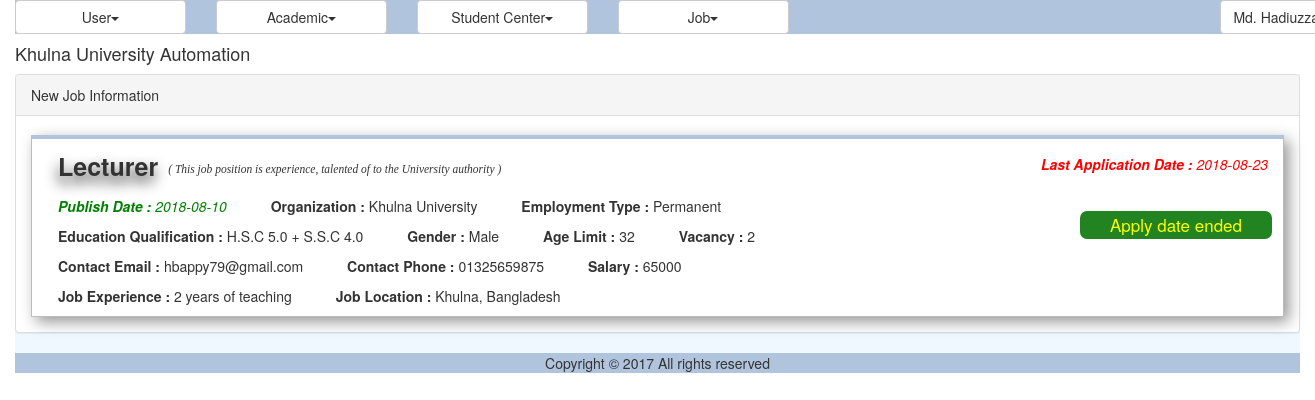
The page /web/src/DigitalUniversity/job_list.php (signed in) on the database as committed earlier.
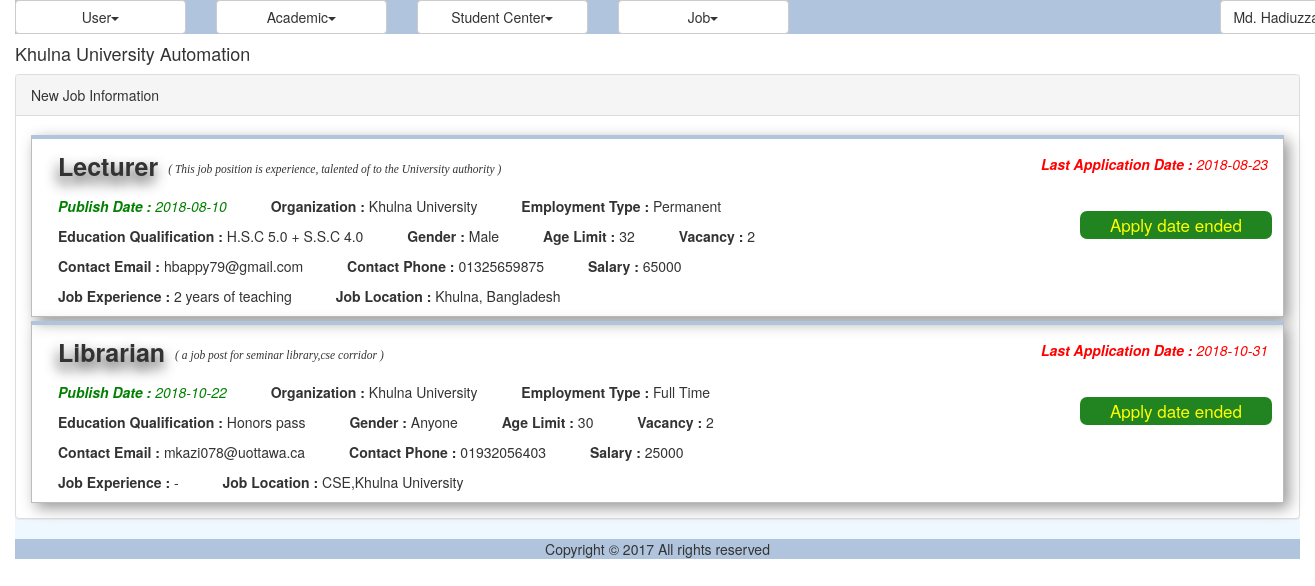
The same page on the database as committed later.
### tables this page shows
CREATE TABLE IF NOT EXISTS `jms_job` (
  `ID` int(11) NOT NULL AUTO_INCREMENT,
  `Title` varchar(100) NOT NULL,
  `Subtitle` varchar(100) NOT NULL,
  `PublishDate` date NOT NULL,
  `Organization` varchar(45) NOT NULL,
  `Qualification` varchar(500) NOT NULL,
  `Gender` varchar(45) NOT NULL,
  `AgeLimit` varchar(45) NOT NULL,
  `EmploymentType` varchar(45) NOT NULL,
  `NumberOfVacancy` int(11) NOT NULL,
  `Email` varchar(45) NOT NULL,
  `ContactNumber` varchar(45) NOT NULL,
  `Salary` varchar(45) DEFAULT NULL,
  `Location` varchar(255) DEFAULT NULL,
  `JobExperience` varchar(45) DEFAULT NULL,
  `LastDateOfApplication` date NOT NULL,
  PRIMARY KEY (`ID`)
);

### web/src/DigitalUniversity/util/class.util.inc (called while the page is built, shortened)
<?php
class ConfigUtil implements I_DBConfig, I_LogConfig, I_LanguageConfig{
	public static $s_instance;
	private $_host;
	private $_username;
	private $_password;
	private $_database;
	public static function getInstance() {
		if(!self::$s_instance) {
			self::$s_instance = new self();
		}
		return self::$s_instance;
	}
	private function readConfig(){
		$this->_ini_array = parse_ini_file(CONFIG.'system.ini');
		$this->_host =	$this->_ini_array['db_host'];
		$this->_username = $this->_ini_array['db_username'];
		$this->_password = $this->_ini_array['db_password'];
		$this->_database = $this->_ini_array['db_database'];
	}
	public function getDBHost(){
		return $this->_host;
	}
	public function getDBUserName(){
		return $this->_username;
	}
	public function getDBPassword(){
		return $this->_password;
	}
	public function getDBName(){
		return $this->_database;
	}
}
class DBUtil implements I_DBUtil {
	private static $s_instance;
	private $_host;
	private $_username;
	private $_password;
	private $_database;
	protected $_connection;
	protected $_result;
	public static function getInstance() {
		if(!self::$s_instance) {
			self::$s_instance = new self();
		}
		return self::$s_instance;
	}
	private function readDBConfig(){
		$_config = ConfigUtil::getInstance();
		$this->_host = $_config->getDBHost();
		$this->_username = $_config->getDBUserName();
		$this->_password = $_config->getDBPassword();
		$this->_database = $_config->getDBName();
	}
	private function setConnection(){
		$this->_connection = new mysqli($this->_host, $this->_username,
			$this->_password, $this->_database);
	}
	public function doQuery($sql) {
		$this->_result = $this->_connection->query($sql) or die(mysqli_error($this->_connection));
		return $this->_result;
	}
	public function getNumRows() {
		$this->_numRows = mysqli_num_rows($this->_result);
		return $this->_numRows;
	}
	public function getAllRows() {
		$rows = array();
		for($x = 0; $x < $this->getNumRows(); $x++) {
			$rows[] = mysqli_fetch_assoc($this->_result);
		}
		return $rows;
	}
}
class LogUtil{
	private static $s_instance;
	public static function getInstance(){
		if(!self::$s_instance) {
			self::$s_instance = new self();
		}
		return self::$s_instance;
	}
}
class LangUtil{
	private static $s_instance;
	public static function getInstance() {
		if(!self::$s_instance) {
			self::$s_instance = new self();
		}
		return self::$s_instance;
	}
}
?>

### web/src/DigitalUniversity/modules/job/ui/blade/view.job_list.blade.inc (called while the page is built, shortened)
<?php
include_once UTILITY.'class.util.inc';
include_once MODULES_JOB.'bao/class.job_list_bao.inc';
$_JobListBAO = new JobListBAO();
?>

### web/src/DigitalUniversity/modules/job/bao/class.job_list_bao.inc (called while the page is built, shortened)
<?php
include_once UTILITY.'class.util.inc';
include_once MODULES_JOB.'dao/class.job_list_dao.inc';
Class JobListBAO{
	private $_JobListDAO;
	public function __construct(){
		$this->_JobListDAO = new JobListDAO();
	}
	public function getAllJobs(){
		$Result = $this->_JobListDAO->getAllJobs();
		return $Result;
	}
}
?>

### web/src/DigitalUniversity/modules/job/dao/class.job_list_dao.inc (called while the page is built, shortened)
<?php
include_once COMMON.'class.common.inc';
include_once UTILITY.'class.util.inc';
include_once COMMON.'class.common.job.inc';
Class JobListDAO{
	private $_DB;
	public function __construct(){
		$this->_DB = DBUtil::getInstance();
	}
	public function getAllJobs(){
		$JobList = array();
		$this->_DB->doQuery("SELECT * FROM jms_job");
		$rows = $this->_DB->getAllRows();
		for($i = 0; $i < sizeof($rows); $i++) {
			$row = $rows[$i];
			$this->_Job = new Job();
		    $this->_Job->setID ( $row['ID']);
		    $this->_Job->setTitle ( $row['Title'] );
		    $this->_Job->setSubtitle ( $row['Subtitle'] );
		    $this->_Job->setPublishDate ( $row['PublishDate'] );
		    $this->_Job->setOrganization( $row['Organization'] );
		    $this->_Job->setQualification( $row['Qualification'] );
		    $this->_Job->setGender( $row['Gender'] );
		    $this->_Job->setAgeLimit ( $row['AgeLimit'] );
		    $this->_Job->setEmploymentType( $row['EmploymentType'] );
		    $this->_Job->setNumberOfVacancy( $row['NumberOfVacancy'] );
		    $this->_Job->setEmail( $row['Email'] );
		    $this->_Job->setContactNumber ( $row['ContactNumber'] );
		    $this->_Job->setSalary( $row['Salary'] );
		    $this->_Job->setLocation( $row['Location'] );
		    $this->_Job->setJobExperience( $row['JobExperience'] );
		    $this->_Job->setLastDateOfApplication( $row['LastDateOfApplication'] );
		    $JobList[]=$this->_Job;
		}
		$Result = new Result();
		$Result->setIsSuccess(1);
		$Result->setResultObject($JobList);
		return $Result;
	}
}
?>

### web/src/DigitalUniversity/common/class.common.inc (called while the page is built, shortened)
<?php
class Result{
    private $_IsSuccess=0;
    private $_ResultObject;
    public function setIsSuccess($IsSuccess){
        $this->_IsSuccess = $IsSuccess;
    }
    public function getIsSuccess(){
        return $this->_IsSuccess;
    }
    public function setResultObject($ResultObject){
        $this->_ResultObject = $ResultObject;
    }
    public function getResultObject(){
        return $this->_ResultObject;
    }
}
?>

### web/src/DigitalUniversity/common/class.common.job.inc (called while the page is built, shortened)
<?php
class Job{
    private $_Title;
    private $_Subtitle;
    private $_PublishDate;
    private $_Organization;
    private $_Qualification;
    private $_Gender;
    private $_AgeLimit;
    private $_EmploymentType;
    private $_NumberOfVacancy;
    private $_Email;
    private $_ContactNumber;
    private $_Salary;
    private $_Location;
    private $_JobExperience;
    private $_LastDateOfApplication;
    public function setTitle( $Title ) {
        $this->_Title = $Title;
    }
    public function getTitle() {
        return $this->_Title;
    }
    public function setSubtitle ( $Subtitle ) {
        $this->_Subtitle = $Subtitle;
    }
    public function getSubtitle () {
        return $this->_Subtitle;
    }
    public function setPublishDate ( $PublishDate ) {
        $this->_PublishDate = $PublishDate;
    }
    public function getPublishDate () {
        return $this->_PublishDate;
    }
    public function setOrganization ( $Organization ) {
        $this->_Organization = $Organization;
    }
    public function getOrganization () {
        return $this->_Organization;
    }
    public function setQualification ( $Qualification ) {
        $this->_Qualification = $Qualification;
    }
    public function getQualification () {
        return $this->_Qualification;
    }
    public function setGender ( $Gender ) {
        $this->_Gender = $Gender;
    }
    public function getGender () {
        return $this->_Gender;
    }
    public function setAgeLimit( $AgeLimit ) {
        $this->_AgeLimit = $AgeLimit;
    }
    public function getAgeLimit() {
        return $this->_AgeLimit;
    }
    public function setEmploymentType ( $EmploymentType ) {
        $this->_EmploymentType = $EmploymentType;
    }
    public function getEmploymentType () {
        return $this->_EmploymentType;
    }
    public function setNumberOfVacancy ( $NumberOfVacancy ) {
        $this->_NumberOfVacancy = $NumberOfVacancy;
    }
    public function getNumberOfVacancy () {
        return $this->_NumberOfVacancy;
    }
    public function setEmail ( $Email ) {
        $this->_Email = $Email;
    }
    public function getEmail () {
        return $this->_Email;
    }
    public function setContactNumber ( $ContactNumber ) {
        $this->_ContactNumber = $ContactNumber;
    }
    public function getContactNumber () {
        return $this->_ContactNumber;
    }
    public function setSalary ( $Salary ) {
        $this->_Salary = $Salary;
    }
    public function getSalary () {
        return $this->_Salary;
    }
    public function setLocation( $Location ) {
        $this->_Location = $Location;
    }
    public function getLocation() {
        return $this->_Location;
    }
    public function setJobExperience ( $JobExperience ) {
        $this->_JobExperience = $JobExperience;
    }
    public function getJobExperience () {
        return $this->_JobExperience;
    }
    public function setLastDateOfApplication ( $LastDateOfApplication ) {
        $this->_LastDateOfApplication = $LastDateOfApplication;
    }
    public function getLastDateOfApplication () {
        return $this->_LastDateOfApplication;
    }
}
?>

### web/src/DigitalUniversity/modules/job/ui/view.job_list.inc (the view, shortened to what the rows shown need)
<?php
include_once 'blade/view.job_list.blade.inc';
include_once COMMON.'class.common.inc';
?>
<div class="panel panel-default">
    <div class="panel-body">
    	<?php
			$Result = $_JobListBAO->getAllJobs();
			if($Result->getIsSuccess()){
				$JobList = $Result->getResultObject();
				?>
				<?php
				for($i = 0; $i < sizeof($JobList); $i++) {
					$Job = $JobList[$i];
					?>
					<div class="jms_block">
					    <p class="jms_title inline"><?php echo $Job->getTitle(); ?></p>
					    <p class="jms_Subtitle inline">( <?php echo $Job->getSubtitle(); ?> )</p><br>
					    <p class="jms_PublishDate inline"><span>Publish Date : </span><?php echo $Job->getPublishDate(); ?></p>
					    <p class="jms_Organization inline"><span>Organization : </span><?php echo $Job->getOrganization(); ?></p>
					    <p class="jms_EmploymentType inline"><span>Employment Type : </span><?php echo $Job->getEmploymentType()?></p><br>
					    <p class="jms_Qualification inline"><span> Education Qualification : </span><?php echo $Job->getQualification()?></p>
					    <p class="jms_Gender inline"><span>Gender : </span><?php echo $Job->getGender(); ?></p>
					    <p class="jms_AgeLimit inline"><span>Age Limit : </span><?php echo $Job->getAgeLimit(); ?></p>
					    <p class="jms_NumberOfVacancy inline"><span>Vacancy : </span><?php echo $Job->getNumberOfVacancy(); ?></p><br>
					    <p class="jms_Email inline"><span>Contact Email : </span><?php echo $Job->getEmail(); ?></p>
					    <p class="jms_ContactNumber inline"><span>Contact Phone : </span><?php echo $Job->getContactNumber()?></p>
					    <p class="jms_Salary inline"><span>Salary : </span><?php echo $Job->getSalary(); ?></p><br>
					    <p class="jms_JobExperience inline"><span>Job Experience : </span><?php echo $Job->getJobExperience()?></p>
					    <p class="jms_Location inline"><span> Job Location : </span><?php echo $Job->getLocation(); ?></p><br>
					    <p class="jms_LastDateOfApplication inline"><span>Last Application Date : </span><?php echo $Job->getLastDateOfApplication(); ?></p>
					    <?php
					    	if($Job->getLastDateOfApplication()<date("Y-m-d")){
					    ?>
					    	<p class="jms_submit inline" style="color: yellow;" >Apply date ended</p>
					    <?php
						}
						else{
						?>
					    	<a class="jms_submit inline" href="?apply=<?php echo $Job->getID(); ?>">Apply</a>
					     <?php
						}
						?>
					</div>
				<?php
				}
			}
			else{
				echo $Result->getResultObject();
			}
		?>
    </div>
</div>

Rows that differ between the two databases and show on the page:
added jms_job: Title "Librarian", Subtitle "a job post for seminar library,cse corridor", PublishDate "2018-10-22", Organization "Khulna University", EmploymentType "Full Time", Qualification "Honors pass", Gender "Anyone", AgeLimit "30", NumberOfVacancy "2", Email "mkazi078@uottawa.ca", ContactNumber "01932056403", Salary "25000", JobExperience "-", Location "CSE,Khulna University", LastDateOfApplication "2018-10-31", shows "Apply date ended"
